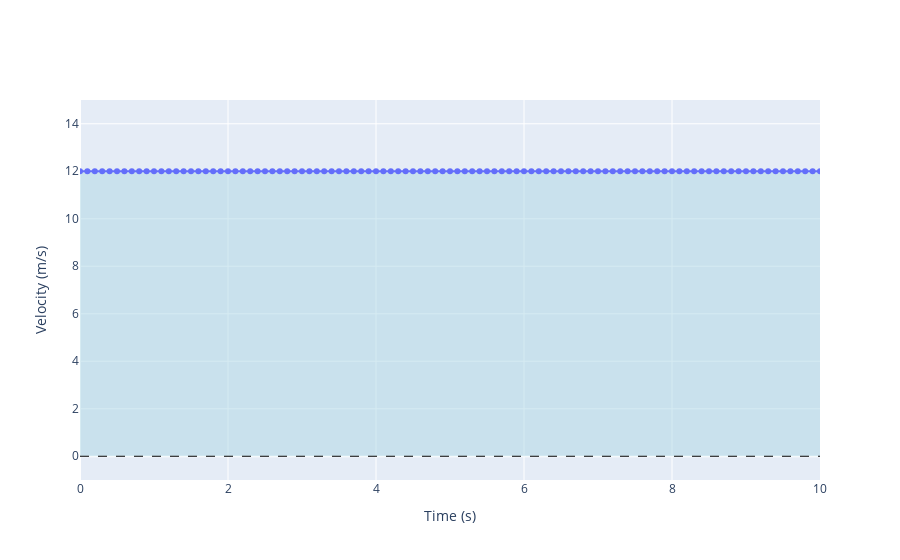

This figure's notebook cell:
### Markdown cell above
# Area Under the Curve Graphs

### Code cell
# Constant Velocity Data

position, velocity, time = constant_force(x0=12, v0=12, a=0, t0=0, tf=10, dt=0.1)

# Create a velocity vs. time plot
file5 = "CV_velocity_vs_time_area_fill.html"
fig5 = go.Figure()
fig5.add_trace(go.Scatter(x=time, y=velocity, mode='lines+markers', name='Velocity', fill='tozeroy', fillcolor='rgba(173, 216, 230, 0.5)'))
fig5.update_layout(
    template=template,
    #title='Velocity vs. Time',
    xaxis_title='Time (s)',
    yaxis_title='Velocity (m/s)',
    xaxis=dict(range=[0, 10]),
    yaxis=dict(range=[-1, 15])
)
fig5.add_hline(y=0, line_dash="dash", line_color="black", line_width=1)

fig5.show()
fig5.write_html(os.path.join(output, file5))

### Figure 1 — Plotly figure (JSON) as saved in the notebook; plotly's stock layout.template omitted (floating-point values rounded to 4 significant figures)
{"data": [{"fill": "tozeroy", "fillcolor": "rgba(173, 216, 230, 0.5)", "mode": "lines+markers", "name": "Velocity", "type": "scatter", "x": [0, 0.1, 0.2, 0.3, 0.4, 0.5, 0.6, 0.7, 0.8, 0.9, 1.0, 1.1, 1.2, 1.3, 1.4, 1.5, 1.6, 1.7, 1.8, 1.9, 2.0, 2.1, 2.2, 2.3, 2.4, 2.5, 2.6, 2.7, 2.8, 2.9, 3.0, 3.1, 3.2, 3.3, 3.4, 3.5, 3.6, 3.7, 3.8, 3.9, 4.0, 4.1, 4.2, 4.3, 4.4, 4.5, 4.6, 4.7, 4.8, 4.9, 5.0, 5.1, 5.2, 5.3, 5.4, 5.5, 5.6, 5.7, 5.8, 5.9, 6.0, 6.1, 6.2, 6.3, 6.4, 6.5, 6.6, 6.7, 6.8, 6.9, 7.0, 7.1, 7.2, 7.3, 7.4, 7.5, 7.6, 7.7, 7.8, 7.9, 8.0, 8.1, 8.2, 8.3, 8.4, 8.5, 8.6, 8.7, 8.8, 8.9, 9.0, 9.1, 9.2, 9.3, 9.4, 9.5, 9.6, 9.7, 9.8, 9.9, 10.0], "y": [12, 12, 12, 12, 12, 12, 12, 12, 12, 12, 12, 12, 12, 12, 12, 12, 12, 12, 12, 12, 12, 12, 12, 12, 12, 12, 12, 12, 12, 12, 12, 12, 12, 12, 12, 12, 12, 12, 12, 12, 12, 12, 12, 12, 12, 12, 12, 12, 12, 12, 12, 12, 12, 12, 12, 12, 12, 12, 12, 12, 12, 12, 12, 12, 12, 12, 12, 12, 12, 12, 12, 12, 12, 12, 12, 12, 12, 12, 12, 12, 12, 12, 12, 12, 12, 12, 12, 12, 12, 12, 12, 12, 12, 12, 12, 12, 12, 12, 12, 12, 12]}], "layout": {"shapes": [{"line": {"color": "black", "dash": "dash", "width": 1}, "type": "line", "x0": 0, "x1": 1, "xref": "x domain", "y0": 0, "y1": 0, "yref": "y"}], "xaxis": {"range": [0, 10], "title": {"text": "Time (s)"}}, "yaxis": {"range": [-1, 15], "title": {"text": "Velocity (m/s)"}}}}
